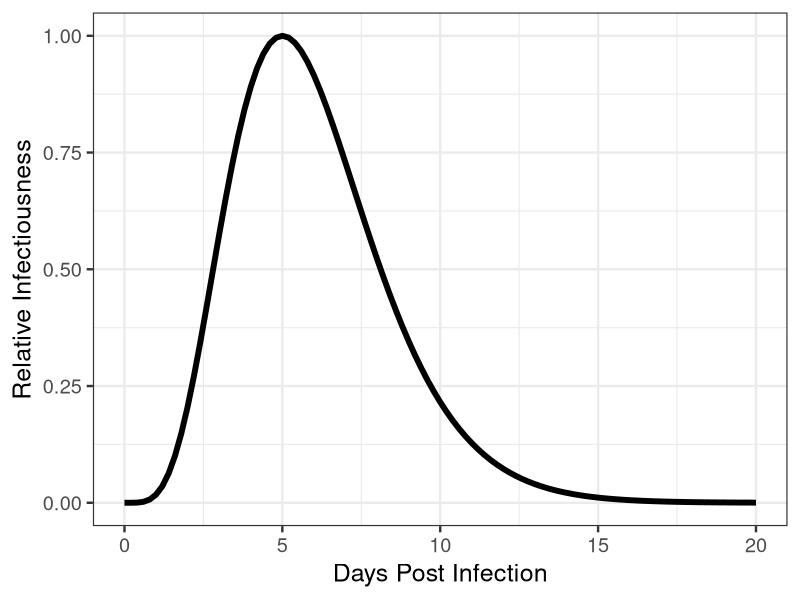

R code for this plot:
## ---- chunk 1
DiagrammeR::grViz("
  digraph graph2 {
  
  graph [layout = dot, rankdir = LR]
  
  # node definitions with substituted label text
  node [shape = Square,
        style = filled,
        fixedsize = true,
        width = 1.3]
        
  a [label = 'Graph Object', 
     fillcolor = LightBlue]
  b [label = Model,
     fillcolor = SpringGreen]
  c [label = 'Module 1',
     fillcolor = PaleGoldenrod]
  d [label = 'Module N',
     fillcolor = Plum]
  e [label = 'Simulation\nEngine']
  
  f [label = 'Parameters', 
     fillcolor = Linen]
  
  a->e b->e {c d}->b f->c
  
  }
  ", 
  height = 300)
## ---- chunk 2
DiagrammeR::grViz("
  digraph graph2 {
  
  graph [layout = dot, rankdir = LR]
  
  # node definitions with substituted label text
  node [shape = circle,
        style = filled,
        fixedsize = true,
        width = 0.95]
        
  a [label = Susceptible, 
     fillcolor = PaleGreen]
  b [label = Infected,
     fillcolor = Thistle]
  c [label = Removed,
     fillcolor = Gold]
  d [label = Leave,
     shape = s,
     fillcolor = Orange]
  
  node [shape = s,
        style = filled,
        fixedsize = true,
        width = 1.5]   
  
  e [label = 'Direct\nContact',
     fillcolor = LightBlue]
  f [label = 'Environmental\nExposure',
     fillcolor = LightCyan]
  g [label = 'External',
     fillcolor = HoneyDew]

  b->c b->d d->c
  {e f g} -> b
  
  edge [arrowhead = none ]
  a-> {e g f}
    
  
  
  }
  ", 
  height = 300)
## ---- chunk 3
library(ggplot2)

infFuncToy <- function(x){
  a <- dgamma(x,shape = 6)
  b <- a/max(a)
}

p <- ggplot(data = data.frame(x = 0), mapping = aes(x = x))

p + 
  stat_function(fun = infFuncToy,size = 2, color = "black")+ 
  xlim(0,20) +
  theme_bw( base_size = 18) +
  xlab("Days Post Infection") +
  ylab("Relative Infectiousness")
  

## ---- chunk 4
DiagrammeR::grViz("
  digraph graph2 {
  
  graph [layout = neato]
  
  # node definitions with substituted label text
  node [shape = circle,
        style = filled,
        fixedsize = true,
        width = 0.95]
        
  a [label = Susceptible, 
     fillcolor = PaleGreen]
  b [label = Infected,
     fillcolor = Thistle]
  c [label = Infected,
     fillcolor = Thistle]
  d [label = Infected,
     fillcolor = Thistle]   
  e [label = Removed,
     fillcolor = Gold]
  f [label = Leave,
     shape = egg,
     fillcolor = Orange]

  edge [arrowhead = none ]
  b->a c->a d->a e->a f->a
    
  }
  ", height = 400, width = 400)
